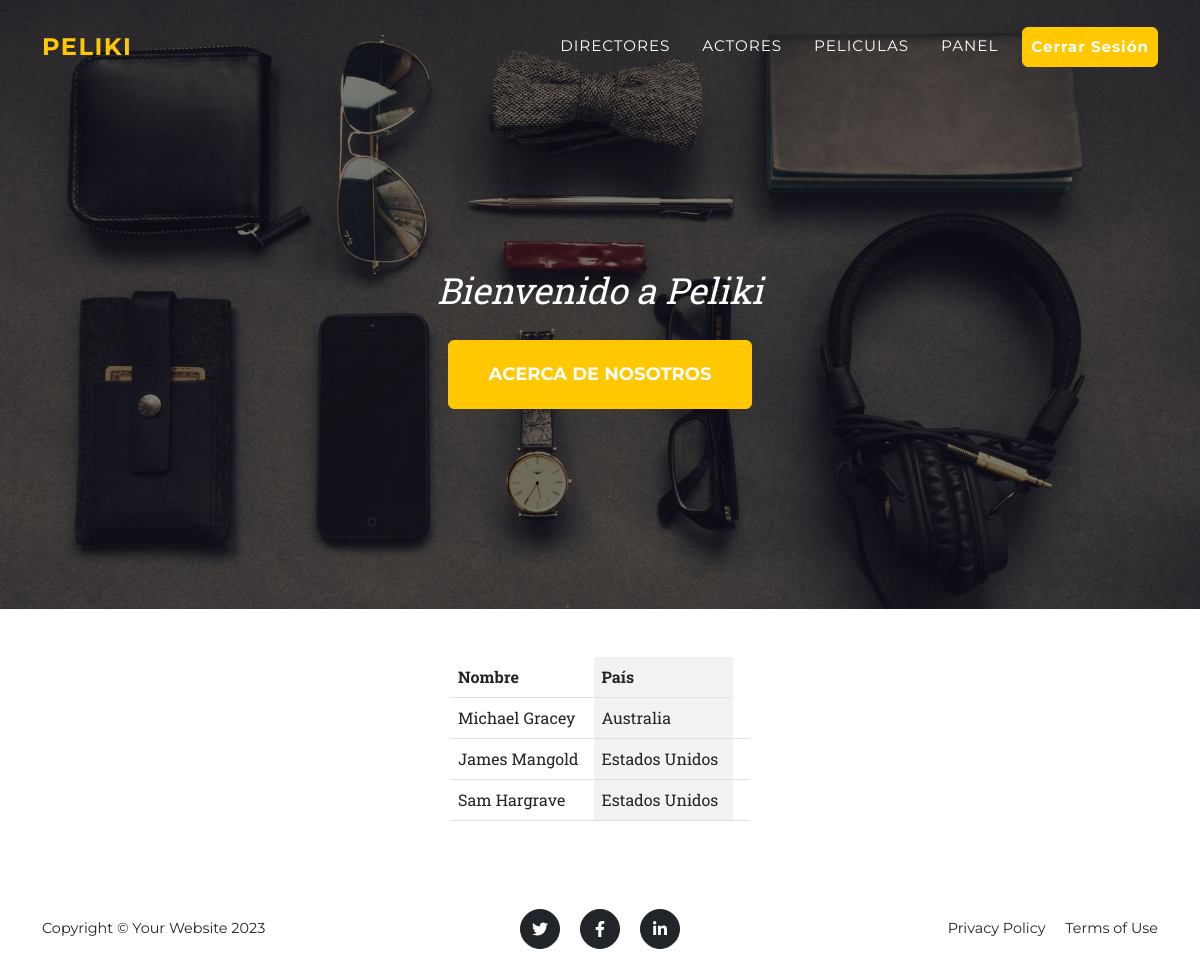
/director/list (signed in), run on the app's committed database.
### core/models.py (models this page shows, shortened)
class Director(models.Model):
    nombre = models.CharField(max_length=100)
    pais = models.CharField(max_length=100)

### core/views.py (the view)
# urls.py: path("director/list", director_list.as_view(), name="director_list"),
class director_list(ListView):
    model = Director

### core/templates/core/director_list.html
{% extends 'core/base.html' %}
{% block contenido %}
    <div class="d-flex justify-content-center mt-5 mb-5">
        <table class="table table-striped-columns w-25 p-3 ">
            <thead>
                <th>Nombre</th>
                <th>País</th>
            </thead>
            <tbody>
                {% for director in object_list %}
                    <tr>
                        <td>{{ director.nombre }}</td>
                        <td>{{ director.pais }}</td>
                        <td>{{ directo.pelicula }}</td>
                    </tr>
                {% endfor %}
            </tbody>
        </table>
    </div>
{% endblock contenido %}

### data on the page
Director: nombre "Michael Gracey", pais "Australia"
Director: nombre "James Mangold", pais "Estados Unidos"
Director: nombre "Sam Hargrave", pais "Estados Unidos"
